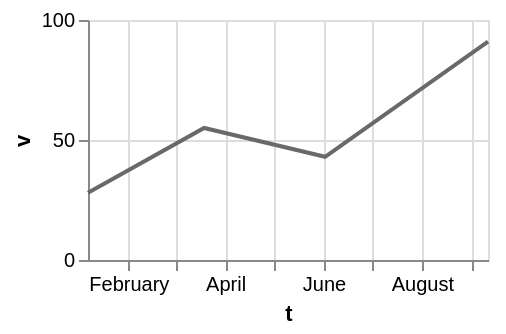

Source (Vega-Lite JSON):
### Vega-Lite specification from a JSON file in a GitHub repository (floating-point values rounded to 4 significant figures)
{"$schema": "https://vega.github.io/schema/vega-lite/v6.json", "width": 200, "height": 120, "data": {"values": [{"c": "alpha", "v": 28, "w": 3, "t": "2024-01-07"}, {"c": "beta", "v": 55, "w": 7, "t": "2024-03-19"}, {"c": "gamma", "v": 43, "w": 5, "t": "2024-06-02"}, {"c": "delta", "v": 91, "w": 9, "t": "2024-09-11"}]}, "mark": "line", "encoding": {"x": {"field": "t", "type": "temporal"}, "y": {"field": "v", "type": "quantitative"}}, "config": {"line": {"color": "dimgray"}}}
